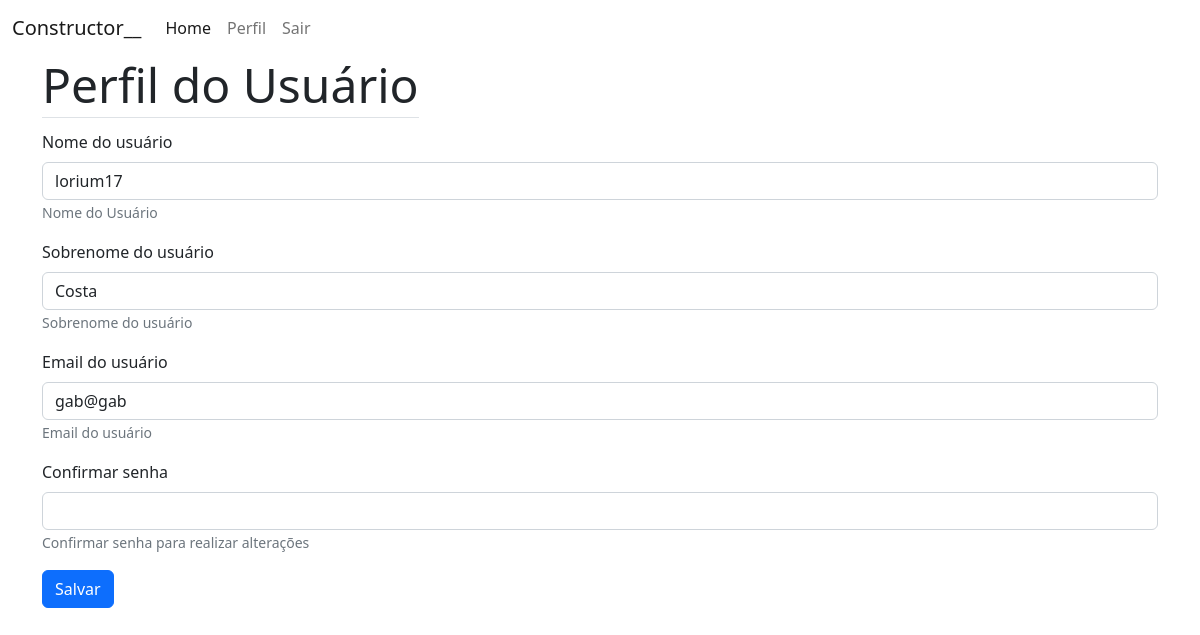
Page /views/user/profile.php on the earlier database version.
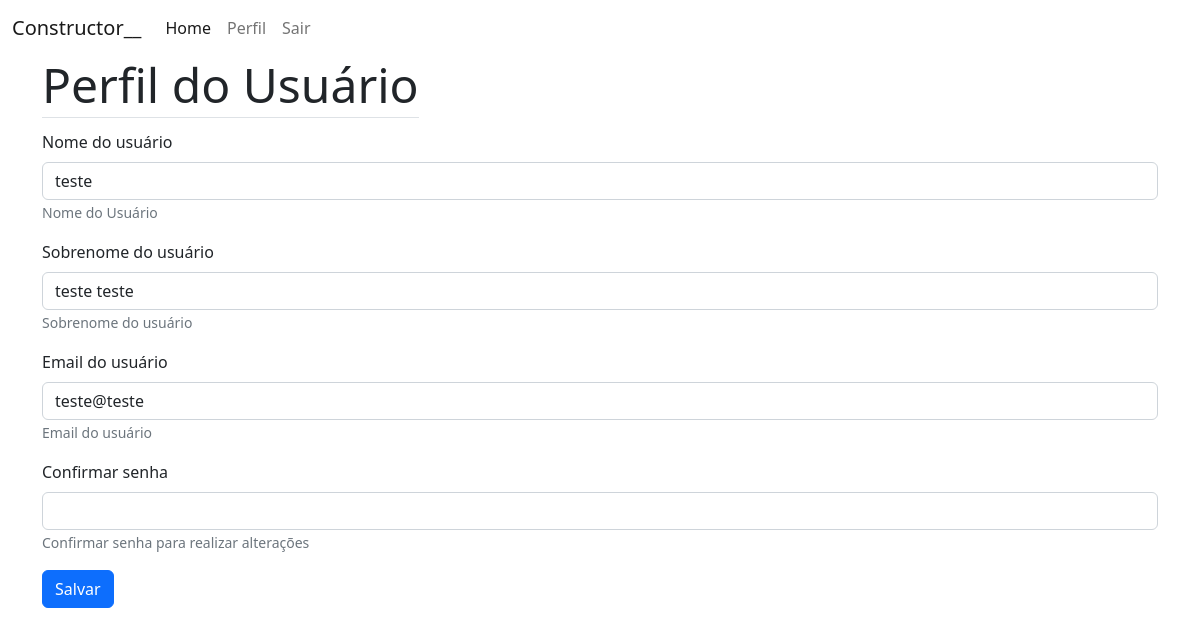
Same page on the later database version.
### tables this page shows
CREATE TABLE user (id INTEGER PRIMARY KEY NOT NULL,email STRING UNIQUE, firstname STRING, lastname STRING, password STRING);

### library/auth.php (called while the page is built, shortened)
<?php
function authName()
{
    include __DIR__ . '/../database/connection.php';
    $useremail = $_SESSION['user'];
    $result = $db->query("SELECT firstname,lastname FROM user WHERE email LIKE '%" . $useremail . "%'");
    $search=$result->fetchArray();
    return $search;
}
function authEmail()
{
    include __DIR__ . '/../database/connection.php';
    $useremail = $_SESSION['user'];
    $result = $db->query("SELECT email FROM user WHERE email LIKE '%" . $useremail . "%'");
    $search=$result->fetchArray();
    return $search;
}

### views/user/profile.php (the view, shortened to what this page needs)
<!doctype html>
<html lang="en">
<head>
  <link href="https://cdn.jsdelivr.net/npm/bootstrap@5.2.1/dist/css/bootstrap.min.css" rel="stylesheet"
>
</head>
<body>
  <?php
    include_once __DIR__.'/../pieces/content/navbar.php';
  ?>
  <div class="container">
    <div class="row">
      <div class="col">
        <span class="display-5 border-bottom">Perfil do Usuário</span>
      </div>
    </div>
    <div class="row mt-3">
      <div class="col">
        <form action="/user/update" method="POST">
          <div class="mb-3">
            <label for="" class="form-label">Nome do usuário</label>
            <input type="text"
              class="form-control" required name="firstname" id="" readonly value="<?php
              include_once __DIR__.'/../../library/auth.php';
                $username = authName();
                echo $username['firstname'];
              ?>" aria-describedby="helpId" placeholder="">
            <small id="helpId" class="form-text text-muted">Nome do Usuário</small>
          </div>
          <div class="mb-3">
            <label for="" class="form-label">Sobrenome do usuário</label>
            <input type="text"
              class="form-control" required name="lastname" value="<?php
              include_once __DIR__.'/../../library/auth.php';
                $username = authName();
                echo $username['lastname'];
              ?>" id="" aria-describedby="helpId" placeholder="" readonly>
            <small id="helpId" class="form-text text-muted">Sobrenome do usuário</small>
          </div>
          <div class="mb-3">
            <label for="" class="form-label">Email do usuário</label>
            <input type="text"
              class="form-control" required name="email" readonly value="<?php
              include_once __DIR__.'/../../library/auth.php';
                $useremail = authEmail();
                echo $useremail['email'];
              ?>" id="" aria-describedby="helpId" placeholder="" readonly>
            <small id="helpId" class="form-text text-muted">Email do usuário</small>
          </div>
          <div class="mb-3">
            <label for="" class="form-label">Confirmar senha</label>
            <input type="password"
              class="form-control"  name="confirmedPassword" readonly id="" aria-describedby="helpId" placeholder="">
            <small id="helpId" class="form-text text-muted">Confirmar senha para realizar alterações</small>
          </div>
            <button class="btn btn-primary">Salvar</button>
        </form>
      </div>
    </div>
  </div>
</body>
</html>

### views/pieces/content/navbar.php (shortened to what this page needs)
<nav class="navbar navbar-expand-lg bg-body-tertiary">
  <div class="container-fluid">
    <a class="navbar-brand" href="/dash">Constructor__</a>
    <div class="collapse navbar-collapse" id="navbarSupportedContent">
      <ul class="navbar-nav me-auto mb-2 mb-lg-0">
        <li class="nav-item">
          <a class="nav-link active" aria-current="page" href="/dash">Home</a>
        </li>
        <li class="nav-item">
          <a class="nav-link" href="/profile">Perfil</a>
        </li>
        <li class="nav-item">
          <a class="nav-link" href="/logout">Sair</a>
        </li>
      </ul>
    </div>
  </div>
</nav>

Differences in the rows shown:
changed user: firstname "lorium17" → "teste"; lastname "Costa" → "teste teste"; email "gab@gab" → "teste@teste"
